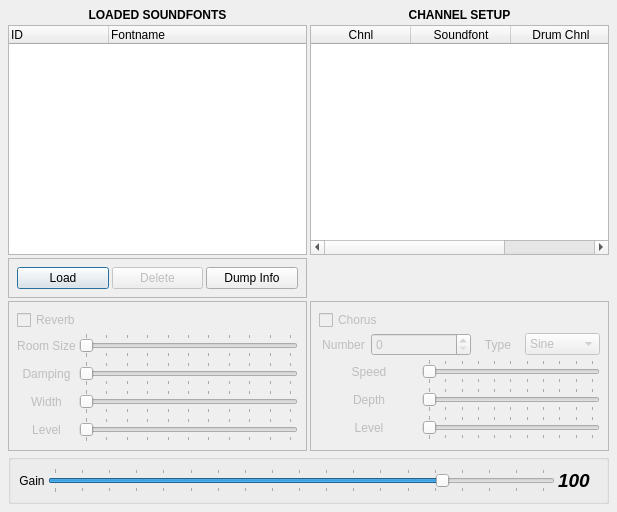
<?xml version="1.0" encoding="UTF-8"?>
<ui version="4.0">
 <class>FLUIDSynthGuiBase</class>
 <widget class="QDialog" name="FLUIDSynthGuiBase">
  <property name="geometry">
   <rect>
    <x>0</x>
    <y>0</y>
    <width>617</width>
    <height>512</height>
   </rect>
  </property>
  <property name="windowTitle">
   <string>FLUID Synth</string>
  </property>
  <layout class="QGridLayout" name="gridLayout">
   <item row="0" column="0">
    <layout class="QGridLayout" name="FluidGrid">
     <item row="2" column="0">
      <widget class="QFrame" name="DiskButtons">
       <property name="frameShape">
        <enum>QFrame::StyledPanel</enum>
       </property>
       <property name="frameShadow">
        <enum>QFrame::Raised</enum>
       </property>
       <layout class="QHBoxLayout">
        <item>
         <widget class="QPushButton" name="Push">
          <property name="text">
           <string>Load</string>
          </property>
         </widget>
        </item>
        <item>
         <widget class="QPushButton" name="Pop">
          <property name="enabled">
           <bool>false</bool>
          </property>
          <property name="text">
           <string>Delete</string>
          </property>
         </widget>
        </item>
        <item>
         <widget class="QPushButton" name="dumpInfoButton">
          <property name="text">
           <string>Dump Info</string>
          </property>
         </widget>
        </item>
       </layout>
      </widget>
     </item>
     <item row="1" column="0">
      <widget class="QTreeWidget" name="sfListView">
       <property name="sizePolicy">
        <sizepolicy hsizetype="MinimumExpanding" vsizetype="Expanding">
         <horstretch>0</horstretch>
         <verstretch>0</verstretch>
        </sizepolicy>
       </property>
       <column>
        <property name="text">
         <string>ID</string>
        </property>
       </column>
       <column>
        <property name="text">
         <string>Fontname</string>
        </property>
       </column>
      </widget>
     </item>
     <item row="1" column="1">
      <widget class="QTableWidget" name="channelListView">
       <property name="sizePolicy">
        <sizepolicy hsizetype="MinimumExpanding" vsizetype="Expanding">
         <horstretch>0</horstretch>
         <verstretch>0</verstretch>
        </sizepolicy>
       </property>
       <attribute name="horizontalHeaderStretchLastSection">
        <bool>true</bool>
       </attribute>
       <column>
        <property name="text">
         <string>Chnl</string>
        </property>
       </column>
       <column>
        <property name="text">
         <string>Soundfont</string>
        </property>
       </column>
       <column>
        <property name="text">
         <string>Drum Chnl</string>
        </property>
       </column>
      </widget>
     </item>
     <item row="3" column="0">
      <widget class="QFrame" name="ReverbFrame">
       <property name="enabled">
        <bool>false</bool>
       </property>
       <property name="frameShape">
        <enum>QFrame::StyledPanel</enum>
       </property>
       <property name="frameShadow">
        <enum>QFrame::Raised</enum>
       </property>
       <layout class="QGridLayout">
        <item row="4" column="1">
         <widget class="QSlider" name="ReverbLevel">
          <property name="maximum">
           <number>16383</number>
          </property>
          <property name="singleStep">
           <number>16</number>
          </property>
          <property name="pageStep">
           <number>1638</number>
          </property>
          <property name="orientation">
           <enum>Qt::Horizontal</enum>
          </property>
          <property name="tickPosition">
           <enum>QSlider::TicksBothSides</enum>
          </property>
          <property name="tickInterval">
           <number>1638</number>
          </property>
         </widget>
        </item>
        <item row="3" column="1">
         <widget class="QSlider" name="ReverbWidth">
          <property name="maximum">
           <number>16383</number>
          </property>
          <property name="singleStep">
           <number>16</number>
          </property>
          <property name="pageStep">
           <number>1638</number>
          </property>
          <property name="orientation">
           <enum>Qt::Horizontal</enum>
          </property>
          <property name="tickPosition">
           <enum>QSlider::TicksBothSides</enum>
          </property>
          <property name="tickInterval">
           <number>1638</number>
          </property>
         </widget>
        </item>
        <item row="2" column="1">
         <widget class="QSlider" name="ReverbDamping">
          <property name="maximum">
           <number>16383</number>
          </property>
          <property name="singleStep">
           <number>16</number>
          </property>
          <property name="pageStep">
           <number>1638</number>
          </property>
          <property name="orientation">
           <enum>Qt::Horizontal</enum>
          </property>
          <property name="tickPosition">
           <enum>QSlider::TicksBothSides</enum>
          </property>
          <property name="tickInterval">
           <number>1638</number>
          </property>
         </widget>
        </item>
        <item row="1" column="1">
         <widget class="QSlider" name="ReverbRoomSize">
          <property name="maximum">
           <number>16383</number>
          </property>
          <property name="singleStep">
           <number>16</number>
          </property>
          <property name="pageStep">
           <number>1638</number>
          </property>
          <property name="orientation">
           <enum>Qt::Horizontal</enum>
          </property>
          <property name="tickPosition">
           <enum>QSlider::TicksBothSides</enum>
          </property>
          <property name="tickInterval">
           <number>1638</number>
          </property>
         </widget>
        </item>
        <item row="4" column="0">
         <widget class="QLabel" name="ReverbLevelLabel">
          <property name="text">
           <string>Level</string>
          </property>
          <property name="alignment">
           <set>Qt::AlignCenter</set>
          </property>
          <property name="wordWrap">
           <bool>false</bool>
          </property>
         </widget>
        </item>
        <item row="3" column="0">
         <widget class="QLabel" name="ReverbWidthLabel">
          <property name="text">
           <string>Width</string>
          </property>
          <property name="alignment">
           <set>Qt::AlignCenter</set>
          </property>
          <property name="wordWrap">
           <bool>false</bool>
          </property>
         </widget>
        </item>
        <item row="2" column="0">
         <widget class="QLabel" name="ReverbDampingLabel">
          <property name="text">
           <string>Damping</string>
          </property>
          <property name="alignment">
           <set>Qt::AlignCenter</set>
          </property>
          <property name="wordWrap">
           <bool>false</bool>
          </property>
         </widget>
        </item>
        <item row="1" column="0">
         <widget class="QLabel" name="ReverbRoomSizeLabel">
          <property name="text">
           <string>Room Size</string>
          </property>
          <property name="alignment">
           <set>Qt::AlignCenter</set>
          </property>
          <property name="wordWrap">
           <bool>false</bool>
          </property>
         </widget>
        </item>
        <item row="0" column="0" colspan="2">
         <widget class="QCheckBox" name="Reverb">
          <property name="text">
           <string>Reverb</string>
          </property>
         </widget>
        </item>
       </layout>
      </widget>
     </item>
     <item row="0" column="1">
      <widget class="QLabel" name="fontSetupLabel">
       <property name="font">
        <font>
         <weight>75</weight>
         <bold>true</bold>
        </font>
       </property>
       <property name="text">
        <string>CHANNEL SETUP</string>
       </property>
       <property name="scaledContents">
        <bool>false</bool>
       </property>
       <property name="alignment">
        <set>Qt::AlignCenter</set>
       </property>
       <property name="wordWrap">
        <bool>true</bool>
       </property>
      </widget>
     </item>
     <item row="3" column="1">
      <widget class="QFrame" name="ChorusFrame">
       <property name="enabled">
        <bool>false</bool>
       </property>
       <property name="frameShape">
        <enum>QFrame::StyledPanel</enum>
       </property>
       <property name="frameShadow">
        <enum>QFrame::Raised</enum>
       </property>
       <layout class="QGridLayout">
        <item row="1" column="4">
         <widget class="QComboBox" name="ChorusType">
          <item>
           <property name="text">
            <string>Sine</string>
           </property>
          </item>
          <item>
           <property name="text">
            <string>Triangle</string>
           </property>
          </item>
         </widget>
        </item>
        <item row="1" column="3">
         <widget class="QLabel" name="ChorusTypeLabel">
          <property name="text">
           <string>Type</string>
          </property>
          <property name="alignment">
           <set>Qt::AlignCenter</set>
          </property>
          <property name="wordWrap">
           <bool>false</bool>
          </property>
         </widget>
        </item>
        <item row="1" column="1" colspan="2">
         <widget class="QSpinBox" name="ChorusNumber">
          <property name="maximum">
           <number>127</number>
          </property>
         </widget>
        </item>
        <item row="1" column="0">
         <widget class="QLabel" name="ChorusNumberLabel">
          <property name="text">
           <string>Number</string>
          </property>
          <property name="alignment">
           <set>Qt::AlignCenter</set>
          </property>
          <property name="wordWrap">
           <bool>false</bool>
          </property>
         </widget>
        </item>
        <item row="2" column="2" colspan="3">
         <widget class="QSlider" name="ChorusSpeed">
          <property name="maximum">
           <number>16383</number>
          </property>
          <property name="singleStep">
           <number>16</number>
          </property>
          <property name="pageStep">
           <number>1638</number>
          </property>
          <property name="orientation">
           <enum>Qt::Horizontal</enum>
          </property>
          <property name="tickPosition">
           <enum>QSlider::TicksBothSides</enum>
          </property>
          <property name="tickInterval">
           <number>1638</number>
          </property>
         </widget>
        </item>
        <item row="2" column="0" colspan="2">
         <widget class="QLabel" name="ChorusSpeedLabel">
          <property name="text">
           <string>Speed</string>
          </property>
          <property name="alignment">
           <set>Qt::AlignCenter</set>
          </property>
          <property name="wordWrap">
           <bool>false</bool>
          </property>
         </widget>
        </item>
        <item row="3" column="2" colspan="3">
         <widget class="QSlider" name="ChorusDepth">
          <property name="maximum">
           <number>16383</number>
          </property>
          <property name="singleStep">
           <number>16</number>
          </property>
          <property name="pageStep">
           <number>1638</number>
          </property>
          <property name="orientation">
           <enum>Qt::Horizontal</enum>
          </property>
          <property name="tickPosition">
           <enum>QSlider::TicksBothSides</enum>
          </property>
          <property name="tickInterval">
           <number>1638</number>
          </property>
         </widget>
        </item>
        <item row="3" column="0" colspan="2">
         <widget class="QLabel" name="ChorusDepthLabel">
          <property name="text">
           <string>Depth</string>
          </property>
          <property name="alignment">
           <set>Qt::AlignCenter</set>
          </property>
          <property name="wordWrap">
           <bool>false</bool>
          </property>
         </widget>
        </item>
        <item row="4" column="2" colspan="3">
         <widget class="QSlider" name="ChorusLevel">
          <property name="maximum">
           <number>16383</number>
          </property>
          <property name="singleStep">
           <number>16</number>
          </property>
          <property name="pageStep">
           <number>1638</number>
          </property>
          <property name="orientation">
           <enum>Qt::Horizontal</enum>
          </property>
          <property name="tickPosition">
           <enum>QSlider::TicksBothSides</enum>
          </property>
          <property name="tickInterval">
           <number>1638</number>
          </property>
         </widget>
        </item>
        <item row="4" column="0" colspan="2">
         <widget class="QLabel" name="ChorusLevelLabel">
          <property name="text">
           <string>Level</string>
          </property>
          <property name="alignment">
           <set>Qt::AlignCenter</set>
          </property>
          <property name="wordWrap">
           <bool>false</bool>
          </property>
         </widget>
        </item>
        <item row="0" column="0" colspan="5">
         <widget class="QCheckBox" name="Chorus">
          <property name="text">
           <string>Chorus</string>
          </property>
         </widget>
        </item>
       </layout>
      </widget>
     </item>
     <item row="4" column="0" colspan="2">
      <widget class="QGroupBox" name="GainBox">
       <property name="title">
        <string/>
       </property>
       <layout class="QHBoxLayout" name="horizontalLayout">
        <item>
         <widget class="QLabel" name="GainLabel">
          <property name="text">
           <string>Gain</string>
          </property>
          <property name="alignment">
           <set>Qt::AlignCenter</set>
          </property>
          <property name="wordWrap">
           <bool>false</bool>
          </property>
         </widget>
        </item>
        <item>
         <widget class="QSlider" name="Gain">
          <property name="minimum">
           <number>0</number>
          </property>
          <property name="maximum">
           <number>127</number>
          </property>
          <property name="pageStep">
           <number>5</number>
          </property>
          <property name="value">
           <number>100</number>
          </property>
          <property name="tracking">
           <bool>true</bool>
          </property>
          <property name="orientation">
           <enum>Qt::Horizontal</enum>
          </property>
          <property name="tickPosition">
           <enum>QSlider::TicksBothSides</enum>
          </property>
          <property name="tickInterval">
           <number>7</number>
          </property>
         </widget>
        </item>
        <item>
         <widget class="QLabel" name="labelGainValue">
          <property name="minimumSize">
           <size>
            <width>40</width>
            <height>0</height>
           </size>
          </property>
          <property name="font">
           <font>
            <pointsize>14</pointsize>
            <weight>75</weight>
            <italic>true</italic>
            <bold>true</bold>
           </font>
          </property>
          <property name="text">
           <string>100</string>
          </property>
         </widget>
        </item>
       </layout>
      </widget>
     </item>
     <item row="0" column="0">
      <widget class="QLabel" name="loadedFontsLabel">
       <property name="font">
        <font>
         <weight>75</weight>
         <bold>true</bold>
        </font>
       </property>
       <property name="text">
        <string>LOADED SOUNDFONTS</string>
       </property>
       <property name="alignment">
        <set>Qt::AlignCenter</set>
       </property>
       <property name="wordWrap">
        <bool>true</bool>
       </property>
      </widget>
     </item>
     <item row="2" column="1">
      <widget class="QLabel" name="pixmapLabel">
       <property name="sizePolicy">
        <sizepolicy hsizetype="Maximum" vsizetype="Maximum">
         <horstretch>0</horstretch>
         <verstretch>0</verstretch>
        </sizepolicy>
       </property>
       <property name="pixmap">
        <pixmap>image3</pixmap>
       </property>
       <property name="scaledContents">
        <bool>true</bool>
       </property>
       <property name="wordWrap">
        <bool>false</bool>
       </property>
      </widget>
     </item>
    </layout>
   </item>
  </layout>
 </widget>
 <layoutdefault spacing="3" margin="8"/>
 <resources/>
 <connections>
  <connection>
   <sender>Gain</sender>
   <signal>valueChanged(int)</signal>
   <receiver>labelGainValue</receiver>
   <slot>setNum(int)</slot>
   <hints>
    <hint type="sourcelabel">
     <x>302</x>
     <y>482</y>
    </hint>
    <hint type="destinationlabel">
     <x>581</x>
     <y>482</y>
    </hint>
   </hints>
  </connection>
 </connections>
</ui>
